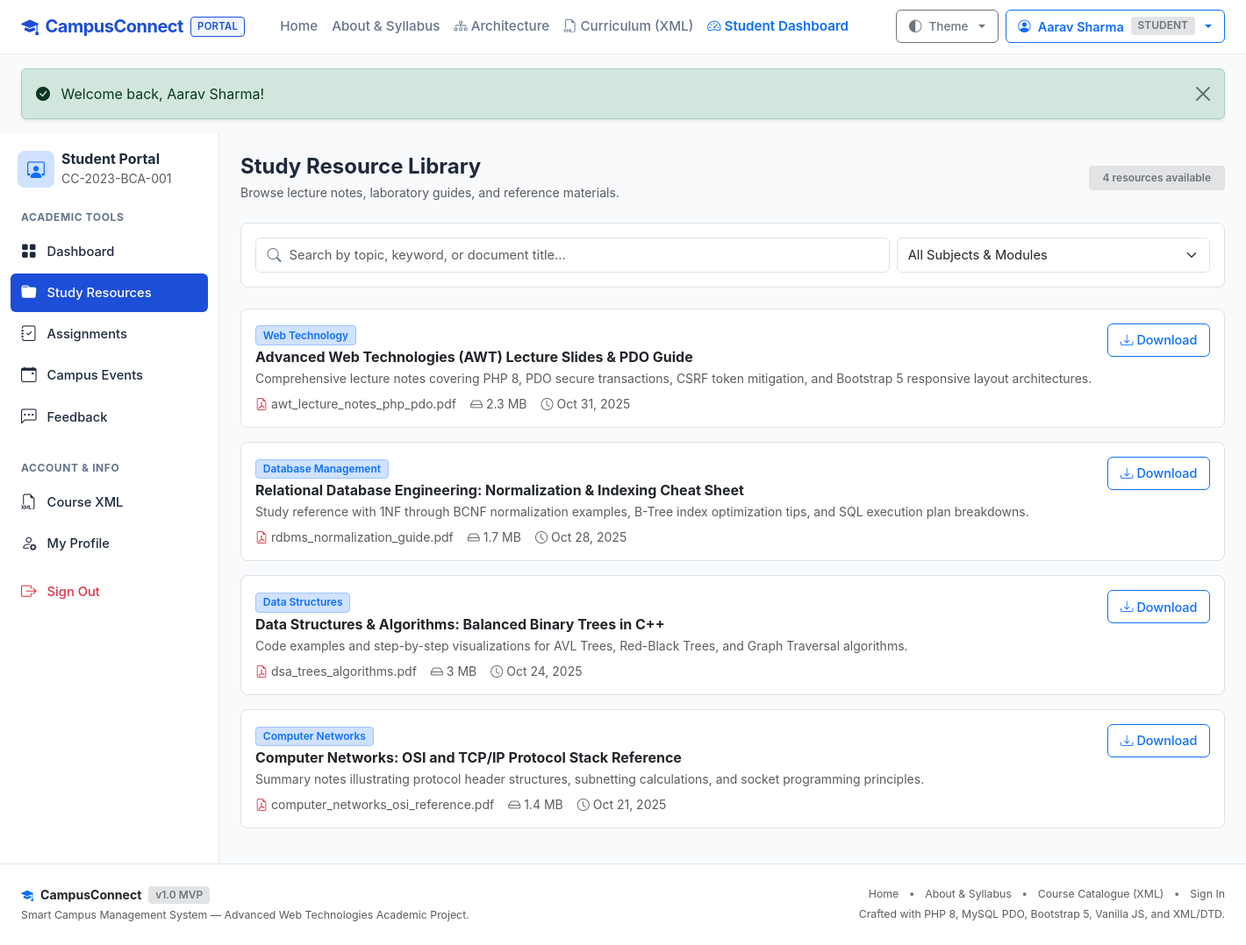
The app's page /student/resources.php (signed in) with its own data.
### tables this page shows
CREATE TABLE `resources` (
  `id` INT AUTO_INCREMENT PRIMARY KEY,
  `title` VARCHAR(200) NOT NULL,
  `subject` VARCHAR(100) NOT NULL,
  `description` TEXT NULL,
  `file_path` VARCHAR(255) NOT NULL,
  `file_name` VARCHAR(255) NOT NULL,
  `file_size` INT NOT NULL DEFAULT 0,
  `file_type` VARCHAR(100) NOT NULL DEFAULT 'application/pdf',
  `uploaded_by` INT NOT NULL,
  `created_at` TIMESTAMP DEFAULT CURRENT_TIMESTAMP,
  FOREIGN KEY (`uploaded_by`) REFERENCES `users`(`id`) ON DELETE CASCADE,
  INDEX `idx_resources_subject` (`subject`),
  INDEX `idx_resources_created` (`created_at`)
);

### includes/functions.php (called while the page is built, shortened)
<?php
function base_url(): string {
    static $base = null;
    if ($base !== null) {
        return $base;
    }
    $scriptName = $_SERVER['SCRIPT_NAME'] ?? '';
    $dir = dirname($scriptName);
    $dir = str_replace('\\', '/', $dir);
    $subfolders = ['/student', '/admin', '/api', '/actions', '/scripts', '/includes', '/xml'];
    foreach ($subfolders as $sub) {
        if (str_ends_with($dir, $sub)) {
            $dir = substr($dir, 0, -strlen($sub));
            break;
        }
    }
    $base = rtrim($dir, '/');
    return $base;
}
function url(string $path = ''): string {
    $cleanPath = ltrim($path, '/');
    $base = base_url();
    if ($base === '' || $base === '/') {
        return '/' . $cleanPath;
    }
    return $base . '/' . $cleanPath;
}
function e(?string $string): string {
    return htmlspecialchars($string, ENT_QUOTES | ENT_SUBSTITUTE, 'UTF-8');
}
function time_ago(?string $dateTimeStr): string {
    $timestamp = strtotime($dateTimeStr);
    $diff = time() - $timestamp;
    return date('M d, Y', $timestamp);
}
function format_bytes(int $bytes): string {
    $units = ['B', 'KB', 'MB', 'GB'];
    $i = (int)floor(log($bytes, 1024));
    return round($bytes / pow(1024, $i), 1) . ' ' . $units[$i];
}

### student/resources.php (the view, shortened to what this page needs)
<?php
require_once dirname(__DIR__) . '/includes/functions.php';
$initialResources = [];
try {
    $pdo = get_db_connection();
    $stmtRes = $pdo->query("SELECT id, title, subject, description, file_name, file_size, file_type, created_at FROM resources ORDER BY created_at DESC");
    $initialResources = $stmtRes->fetchAll();
} catch (Exception $e) {
    error_log('Resource page error: ' . $e->getMessage());
}
require_once dirname(__DIR__) . '/includes/header.php';
?>
<div class="portal-container">
  <?php require_once dirname(__DIR__) . '/includes/student_sidebar.php'; ?>
  <main class="portal-content">
    <div class="d-flex flex-wrap justify-content-between align-items-center mb-4 gap-2">
      <div>
        <h4 class="fw-bold mb-1">Study Resource Library</h4>
        <p class="text-muted small mb-0">Browse lecture notes, laboratory guides, and reference materials.</p>
      </div>
      <div>
        <span class="badge bg-secondary-subtle text-secondary px-3 py-2" id="searchCountBadge">
          <?= count($initialResources) ?> resources available
        </span>
      </div>
    </div>
    <div class="card card-custom p-3 mb-4 shadow-none border">
      <div class="row g-2 align-items-center">
        <div class="col-12 col-md-8">
          <div class="search-wrapper">
            <i class="bi bi-search"></i>
            <input
              type="text"
              class="form-control search-input"
              id="ajaxSearchInput"
              placeholder="Search by topic, keyword, or document title..."
              data-endpoint="<?= url('api/search.php') ?>"
              data-base-url="<?= url() ?>"
              autocomplete="off"
            >
          </div>
        </div>
        <div class="col-12 col-md-4">
          <select class="form-select" id="subjectFilter">
            <option value="">All Subjects & Modules</option>
          </select>
        </div>
      </div>
    </div>
    <div id="searchResultsContainer">
      <?php if (empty($initialResources)): ?>
        <div class="card card-custom p-5 text-center text-muted">
          <i class="bi bi-folder2-open display-5 d-block mb-2"></i>
          <h6>No study resources available yet.</h6>
          <small>Check back later or contact your course faculty.</small>
        </div>
      <?php else: ?>
        <?php foreach ($initialResources as $item): ?>
          <div class="card card-custom mb-3 shadow-none border">
            <div class="card-body p-3">
              <div class="d-flex justify-content-between align-items-start gap-2">
                <div>
                  <span class="badge bg-primary-subtle text-primary border border-primary-subtle mb-1">
                    <?= e($item['subject']) ?>
                  </span>
                  <h6 class="card-title mb-1 fw-bold text-body"><?= e($item['title']) ?></h6>
                  <p class="card-text text-muted small mb-2"><?= e($item['description'] ?: 'No additional description provided.') ?></p>
                  <div class="d-flex gap-3 text-muted small flex-wrap">
                    <span><i class="bi bi-file-earmark-pdf me-1 text-danger"></i><?= e($item['file_name']) ?></span>
                    <span><i class="bi bi-hdd me-1"></i><?= format_bytes((int)$item['file_size']) ?></span>
                    <span><i class="bi bi-clock me-1"></i><?= time_ago($item['created_at']) ?></span>
                  </div>
                </div>
                <div class="text-end flex-shrink-0">
                  <a href="<?= url('download.php?id=' . $item['id']) ?>" class="btn btn-sm btn-outline-primary">
                    <i class="bi bi-download me-1"></i>Download
                  </a>
                </div>
              </div>
            </div>
          </div>
        <?php endforeach; ?>
      <?php endif; ?>
    </div>
  </main>
</div>
<?php require_once dirname(__DIR__) . '/includes/footer.php'; ?>

### assets/css/style.css (style rules this page uses)
:root { --cc-primary: #1d4ed8; --cc-primary-hover: #1e40af; --cc-primary-subtle: #eff6ff; --cc-accent: #2563eb; --cc-body-bg: #f8fafc; --cc-card-bg: #ffffff; --cc-card-border: #e2e8f0; --cc-text-main: #1e293b; --cc-text-muted: #64748b; --cc-sidebar-bg: #ffffff; --cc-sidebar-border: #e2e8f0; --font-stack: -apple-system, BlinkMacSystemFont, "Segoe UI", Roboto, "Helvetica Neue", Arial, sans-serif; }
body { font-family: var(--font-stack); background-color: var(--cc-body-bg); color: var(--cc-text-main); min-height: 100vh; display: flex; flex-direction: column; -webkit-font-smoothing: antialiased; }
main { flex: 1 0 auto; }
.card-custom { background-color: var(--cc-card-bg); border: 1px solid var(--cc-card-border); border-radius: 8px; box-shadow: 0 1px 3px rgba(0, 0, 0, 0.05); transition: border-color 0.15s ease; }
.portal-container { display: flex; min-height: calc(100vh - 60px); }
.portal-content { flex-grow: 1; padding: 1.5rem; max-width: 100%; overflow-x: hidden; }
.form-control, .form-select { border-radius: 6px; padding: 0.5rem 0.75rem; font-size: 0.92rem; }
.btn { font-weight: 500; border-radius: 6px; padding: 0.45rem 0.85rem; font-size: 0.9rem; }
.badge { font-weight: 600; font-size: 0.75rem; padding: 0.35em 0.65em; border-radius: 4px; }
.search-wrapper { position: relative; }
.search-wrapper i { position: absolute; left: 0.85rem; top: 50%; transform: translateY(-50%); color: var(--cc-text-muted); }
.search-input { padding-left: 2.35rem; }

### records on screen
resources: subject "Web Technology", title "Advanced Web Technologies (AWT) Lecture Slides & PDO Guide", description "Comprehensive lecture notes covering PHP 8, PDO secure transactions, CSRF token mitigation, and Bootstrap 5 responsive layout architectures.", file_name "awt_lecture_notes_php_pdo.pdf", file_size "2.3 MB", created_at "Oct 31, 2025"
resources: subject "Database Management", title "Relational Database Engineering: Normalization & Indexing Cheat Sheet", description "Study reference with 1NF through BCNF normalization examples, B-Tree index optimization tips, and SQL execution plan breakdowns.", file_name "rdbms_normalization_guide.pdf", file_size "1.7 MB", created_at "Oct 28, 2025"
resources: subject "Data Structures", title "Data Structures & Algorithms: Balanced Binary Trees in C++", description "Code examples and step-by-step visualizations for AVL Trees, Red-Black Trees, and Graph Traversal algorithms.", file_name "dsa_trees_algorithms.pdf", file_size "3 MB", created_at "Oct 24, 2025"
resources: subject "Computer Networks", title "Computer Networks: OSI and TCP/IP Protocol Stack Reference", description "Summary notes illustrating protocol header structures, subnetting calculations, and socket programming principles.", file_name "computer_networks_osi_reference.pdf", file_size "1.4 MB", created_at "Oct 21, 2025"

### other values on screen
$currentUser['name'] "Aarav Sharma"
$currentUser['role'] "STUDENT"
$flash['message'] "Welcome back, Aarav Sharma!"
$_SESSION['user_roll_number'] "CC-2023-BCA-001"
count($initialResources) "4"
